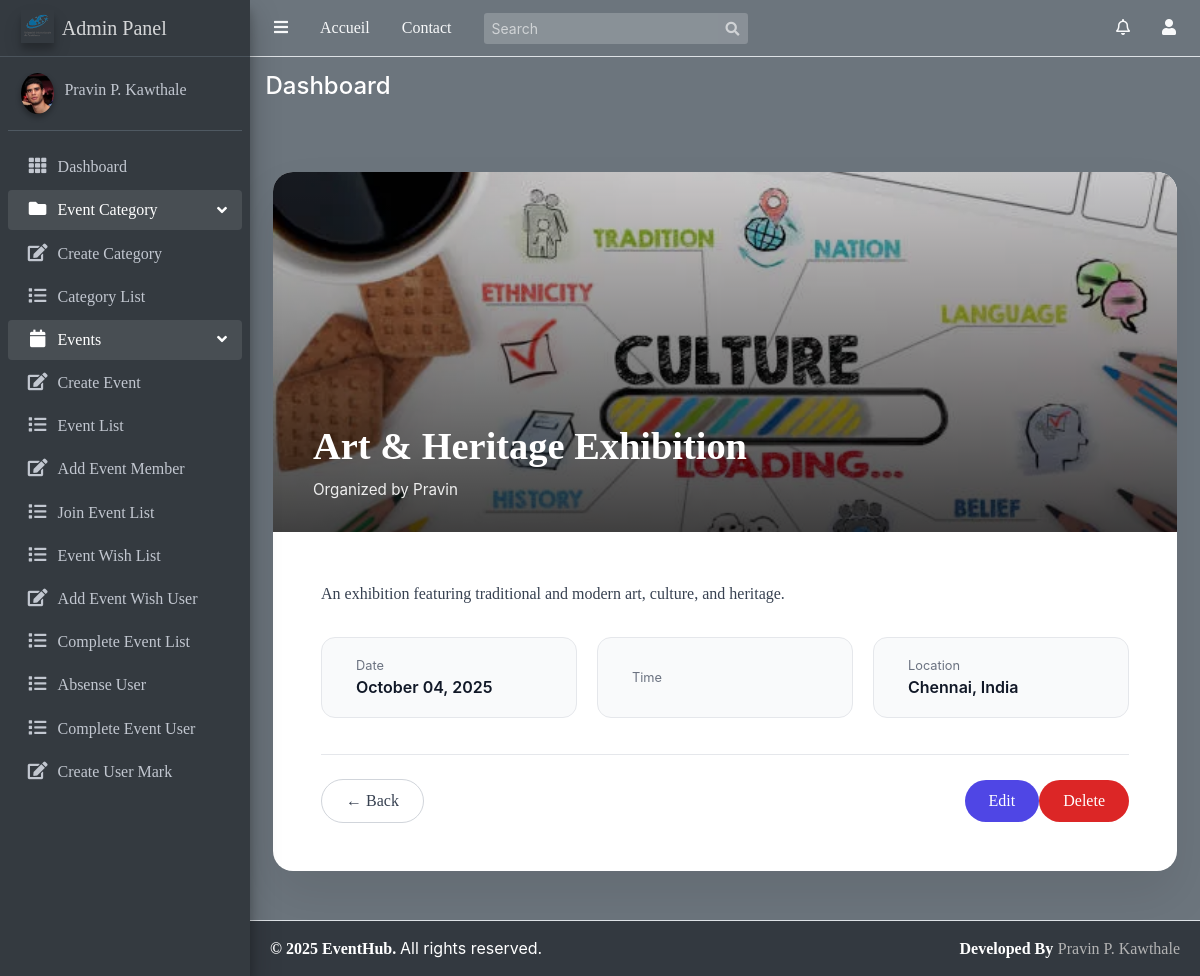
Screenshot of /Events/events/25/ (signed in) with the database file from the repository.
### Event/models.py (models this page shows, shortened)
class Event(models.Model):
    title = models.CharField(max_length=100)
    description = models.TextField()
    comments_enabled = models.BooleanField(default=True)
    category = models.ForeignKey(
        Category,
        on_delete=models.SET_NULL,
        null=True,
        related_name="events"
    )
    date = models.DateTimeField()
    location = models.CharField(max_length=300)
    start_time = models.TimeField()
    end_time = models.TimeField()
    created_at = models.DateTimeField(auto_now_add=True)
    updated_at = models.DateTimeField(auto_now=True)
    organizer = models.ForeignKey(
        User,
        on_delete=models.CASCADE,
        related_name="events_created"
    )
    participants = models.ManyToManyField(
        User,
        related_name="joined_events",
        blank=True
    )
    image = models.ImageField(
        upload_to="event_images/",
        default="event_images/default.png"
    )
    class Meta:
        ordering = ["-created_at"]

### Event/views.py (the view)
# urls.py: path('events/<int:pk>/', views.EventDetails.as_view(), name='event_detail'),
class EventDetails(DetailView):
    model=Event
    template_name='Event/event_detail.html'
    context_object_name='event'

### user/context_processors.py (called while the page is built)
def notifications(request):
    if request.user.is_authenticated:
        navbar_notifications = Notification.objects.filter(
            receiver=request.user
        ).order_by('-timestamp')[:5]  # latest 5 notifications
        navbar_unread_count = Notification.objects.filter(
            receiver=request.user,
            is_read=False
        ).count()
    else:
        navbar_notifications = []
        navbar_unread_count = 0
    return {
        'navbar_notifications': navbar_notifications,
        'navbar_unread_count': navbar_unread_count
    }

### templates/Event/event_detail.html (shortened to what this page needs)
{% extends 'base/base.html' %}
{% load static %}
{% block content %}
<div class="container my-5">
    <div class="event-wrapper">
        {% if event.image %}
        <div class="event-hero">
            <img src="{{ event.image.url }}" alt="{{ event.title }}">
            <div class="event-overlay"></div>
            <div class="event-title">
                <h1>{{ event.title }}</h1>
                <span>Organized by {{ event.organizer.username }}</span>
            </div>
        </div>
        {% endif %}
        <div class="p-4 p-md-5">
            <p class="fs-5">{{ event.description }}</p>
            <div class="event-info">
                <div class="info-card">
                    <div>
                        <small>Date</small>
                        <strong>{{ event.date|date:"F d, Y" }}</strong>
                    </div>
                </div>
                <div class="info-card">
                    <div>
                        <small>Time</small>
                    </div>
                </div>
                <div class="info-card">
                    <div>
                        <small>Location</small>
                        <strong>{{ event.location }}</strong>
                    </div>
                </div>
            </div>
            <div class="action-bar d-flex justify-content-between align-items-center flex-wrap gap-3">
                <a href="{% url 'event_list' %}" class="btn btn-outline-secondary">← Back</a>
                <div class="d-flex align-items-center gap-2">
                    {% if request.user == event.organizer %}
                        <a href="{% url 'event_update' event.pk %}" class="btn btn-primary">Edit</a>
                        <a href="{% url 'event_delete' event.pk %}" class="btn btn-danger">Delete</a>
                    {% endif %}
                </div>
            </div>
        </div>
    </div>
</div>
{% endblock %}

### templates/Event/event_detail.html (style rules this page uses)
body { background-color: #f1f3f6; color: #1f2937; font-family: 'Inter', 'Segoe UI', system-ui, sans-serif; }
.event-wrapper { background: #ffffff; border-radius: 20px; overflow: hidden; box-shadow: 0 25px 50px rgba(0,0,0,0.08); }
.event-hero { position: relative; height: 360px; }
.event-hero img { width: 100%; height: 100%; object-fit: cover; }
.event-overlay { position: absolute; inset: 0; background: linear-gradient( to bottom, rgba(0,0,0,0.2), rgba(0,0,0,0.75) ); }
.event-title { position: absolute; bottom: 30px; left: 40px; color: #ffffff; }
.event-title h1 { font-size: 2.4rem; font-weight: 700; }
.event-title span { opacity: 0.9; font-size: 0.95rem; }
.event-wrapper p { color: #374151; line-height: 1.7; }
.event-info { display: grid; grid-template-columns: repeat(auto-fit, minmax(220px, 1fr)); gap: 20px; margin-top: 30px; }
.info-card { background: #f9fafb; border-radius: 14px; padding: 18px 20px; display: flex; align-items: center; gap: 14px; border: 1px solid #e5e7eb; }
.info-card small { display: block; font-size: 0.8rem; color: #6b7280; }
.info-card strong { color: #111827; font-weight: 600; }
.action-bar { border-top: 1px solid #e5e7eb; padding-top: 24px; margin-top: 36px; }
.btn { font-weight: 500; padding: 0.55rem 1.5rem; border-radius: 999px; }
.btn-primary { background: #4f46e5; border: none; color: #fff; }
.btn-danger { background: #dc2626; border: none; color: #fff; }
.btn-outline-secondary { color: #374151; border: 1px solid #d1d5db; }

### rows the page displays
Event: image (picture), title "Art & Heritage Exhibition", organizer.username "Pravin", description "An exhibition featuring traditional and modern art, culture, and heritage.", date "October 04, 2025", location "Chennai, India"
